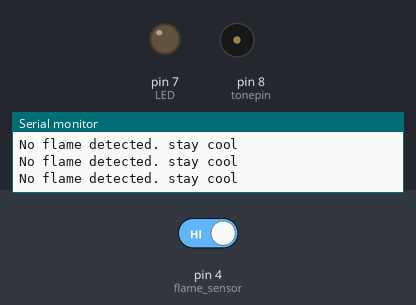
A sketch run on a simulated Arduino Uno, built with avr-gcc and run on an emulated ATmega328P. Shown: output pins drawn as LEDs (lit = HIGH), buzzer (waves = sounding), the last lines printed to the serial monitor. The test bench sets the inputs (shaded band); at power-on: pin 4 (flame_sensor) HIGH. Pins used as bus, display or sensor lines are not drawn.

Above: at 2.8 s.
2.9 s: pin 4 (flame_sensor) driven LOW
At 3.05 s:
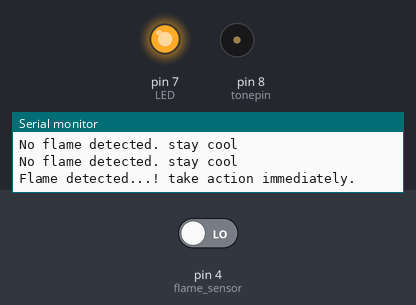
At 3.6 s:
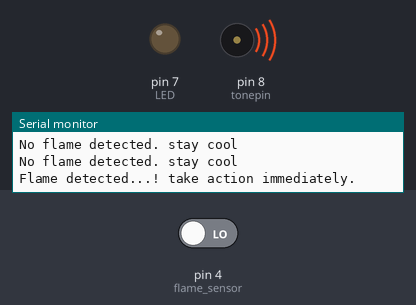
7.0 s: pin 4 (flame_sensor) driven HIGH
At 8.0 s:
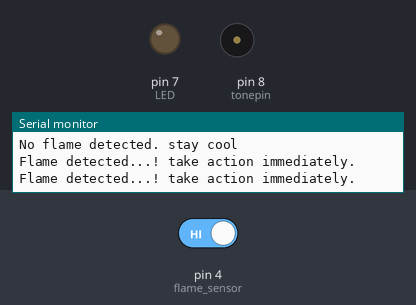
Timing chart, 0 to 10.0 s (numbered marks = the images above; inputs shaded):
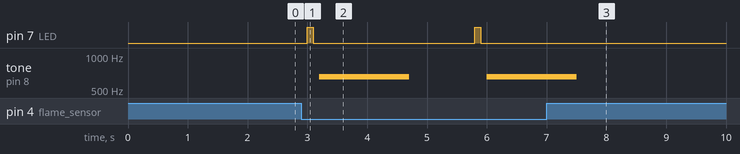

The sketch:

sketch_jun13a.ino
```cpp
#define M3 658

//列出全部D调的频率
#define WHOLE 1
#define HALF 0.5
#define QUARTER 0.25
#define EIGHTH 0.25
#define SIXTEENTH 0.625

int tune[]=        //根据简谱列出各频率
{
   M3,M3,M3,
};
float durt[]=       //根据简谱列出各节拍
{
  1,1,1,
};
int length;
int tonepin=8;   //得用8号接口


//int buzzer = 8;
int LED = 7; //LED灯接口
int flame_sensor = 4; //火焰传感器数据输入接口
int flame_detected;

void setup()
{
  Serial.begin(9600);
  pinMode(tonepin, OUTPUT);
  pinMode(LED, OUTPUT);
  pinMode(flame_sensor, INPUT);
  length=sizeof(tune)/sizeof(tune[0]);   //计算长度

}

void loop()
{
  flame_detected = digitalRead(flame_sensor);
  if (flame_detected == 0)
  {
    Serial.println("Flame detected...! take action immediately.");
//    digitalWrite(buzzer, LOW);
    digitalWrite(LED, HIGH);
    delay(100);
    digitalWrite(LED, LOW);
    delay(100);
      for(int x=0;x<length;x++)
  {
    tone(tonepin,tune[x]);
    delay(500*durt[x]);   //这里用来根据节拍调节延时，500这个指数可以自己调整，在该音乐中，我发现用500比较合适。
    noTone(tonepin);
  }
  delay(100);

  }
  else
  {
    Serial.println("No flame detected. stay cool");
    digitalWrite(tonepin, HIGH);
    digitalWrite(LED, LOW);
  }
  delay(1000);
}
```

Measured:
- after the input at 2.9 s, pin 7 (LED): alternates HIGH for 0.10 s and LOW for 2.7 s, starting after 0.10 s; tone on pin 8 (tonepin): silent → 658 Hz after 0.30 s, → silent 1.5 s later, → 658 Hz 1.3 s later
- after the input at 7.0 s, pin 7 (LED): stops changing and stays LOW; tone on pin 8 (tonepin): goes on until 7.5 s, then stays silent
